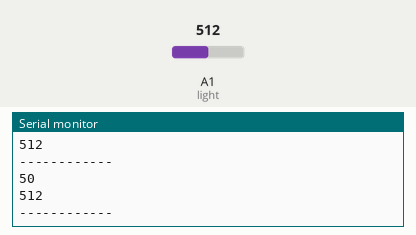
Simulated run of this sketch. Board: Arduino Uno, built with avr-gcc and run on an emulated ATmega328P. On the bench: the last lines printed to the serial monitor. The inputs (shaded band) are chosen by the test bench; at power-on: A1 (light) = 512.

Above: at 1.2 s.
1.3 s: A1 (light) set to 716
At 2.6 s:
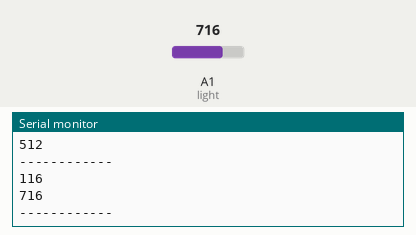
2.8 s: A1 (light) set to 900
At 3.8 s:
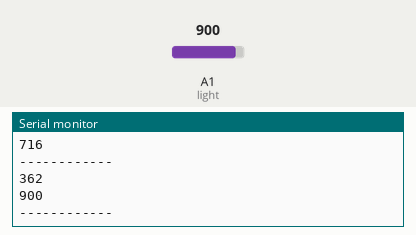
Timing chart, 0 to 5.8 s (numbered marks = the images above; inputs shaded):
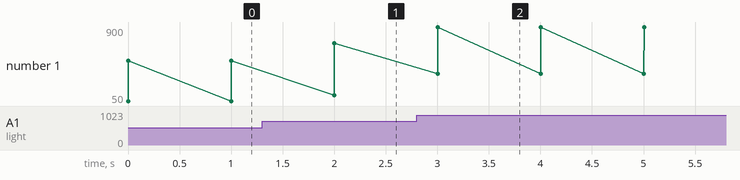

Measured:
- after the input at 1.3 s, the serial monitor: prints a new line after 0.70 s (image 1)
- after the input at 2.8 s, the serial monitor: prints a new line after 0.20 s (image 2)
- plotted number 1: 512 → 716 after the input at 1.3 s, 716 → 900 after the input at 2.8 s

The sketch:

luxCalibration.ino
```cpp
#define light A1

//Lux
double Light (int RawADC0){
  double Vout=RawADC0*0.0048828125;
  int lux=500/(10*((5-Vout)/Vout));//use this equation if the LDR is in the upper part of the divider
  //int lux=(2500/Vout-500)/10;
  return lux;
}

void setup() {
  Serial.begin(115200);
}
void loop() {
  Serial.println(int(Light(analogRead(light))));

  Serial.println(analogRead(light));

  Serial.println("------------");

  delay(1000);
}
```
